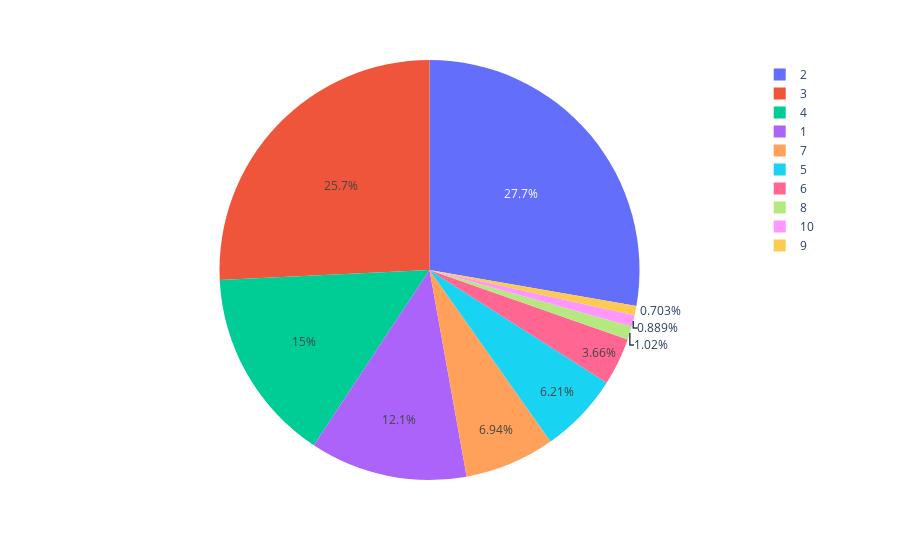

Notebook cell for this chart:
### Markdown cell above
# 5 - número de cancelamento por quantidade de reservas

### Code cell
df_aux = filter_canceled(df)
df_aux = (df_aux.loc[:, ['id', 'number_stays_booking']]
                .groupby('number_stays_booking')
                .count()
                .sort_values('id', ascending=False)
                .reset_index()
                .head(10))

px.pie(df_aux, values='id', names='number_stays_booking')

### Figure 1 — Plotly figure (JSON) as saved in the notebook; plotly's stock layout.template omitted (floating-point values rounded to 4 significant figures)
{"data": [{"domain": {"x": [0, 1], "y": [0, 1]}, "hovertemplate": "number_stays_booking=%{label}<br>id=%{value}<extra></extra>", "labels": [2, 3, 4, 1, 7, 5, 6, 8, 10, 9], "legendgroup": "", "name": "", "showlegend": true, "type": "pie", "values": [7144, 6629, 3853, 3120, 1787, 1598, 942, 262, 229, 181]}], "layout": {"legend": {"tracegroupgap": 0}, "margin": {"t": 60}}}
